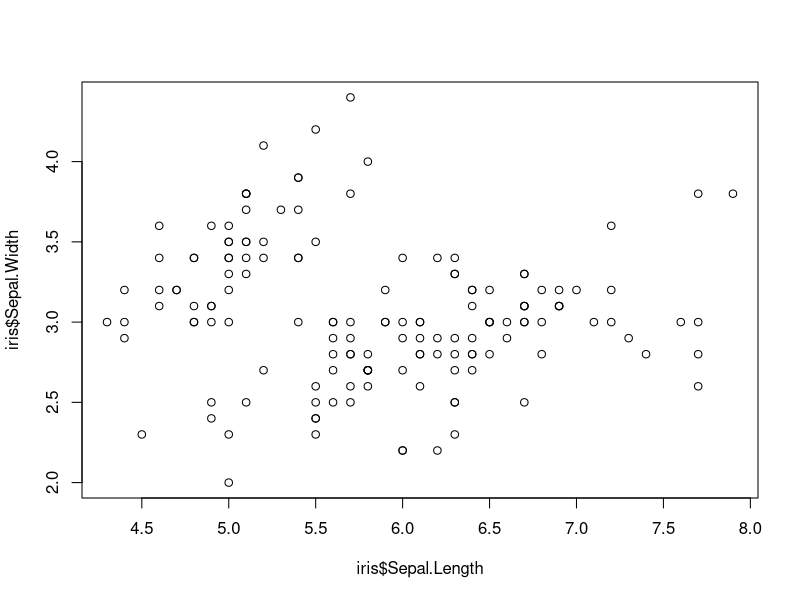
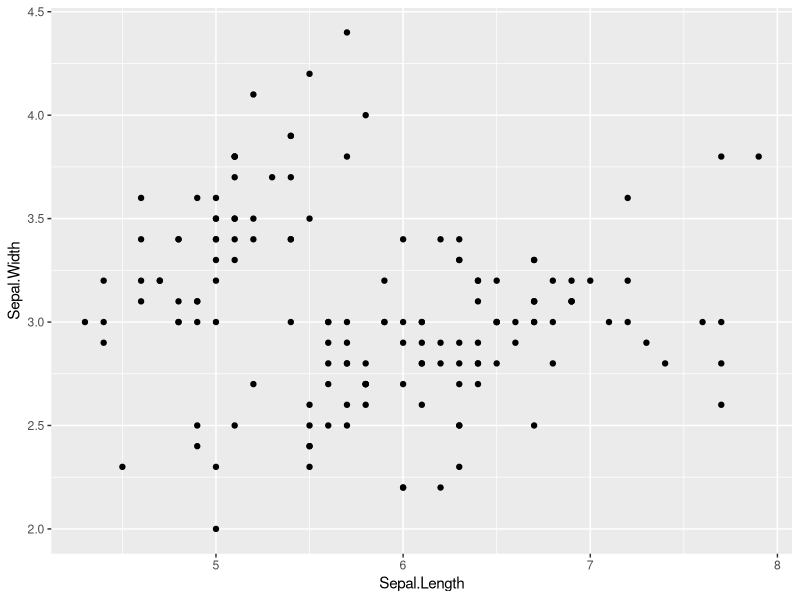
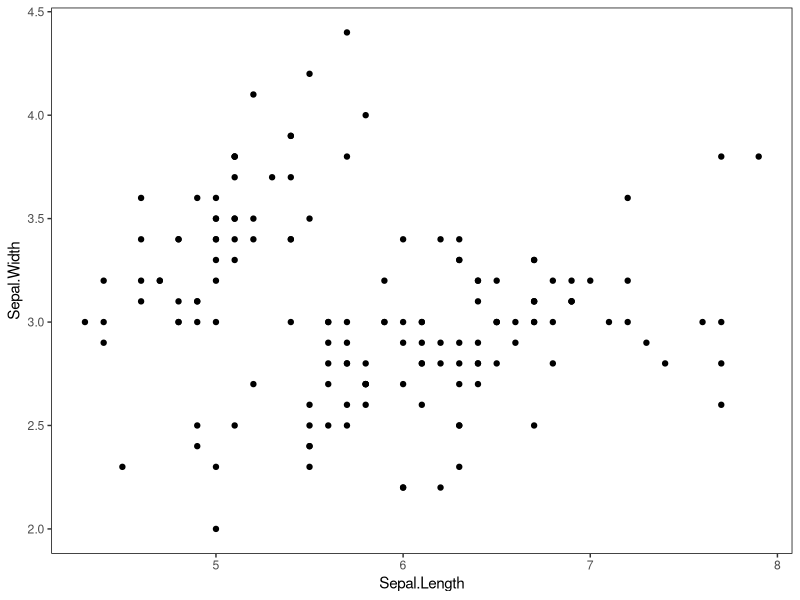
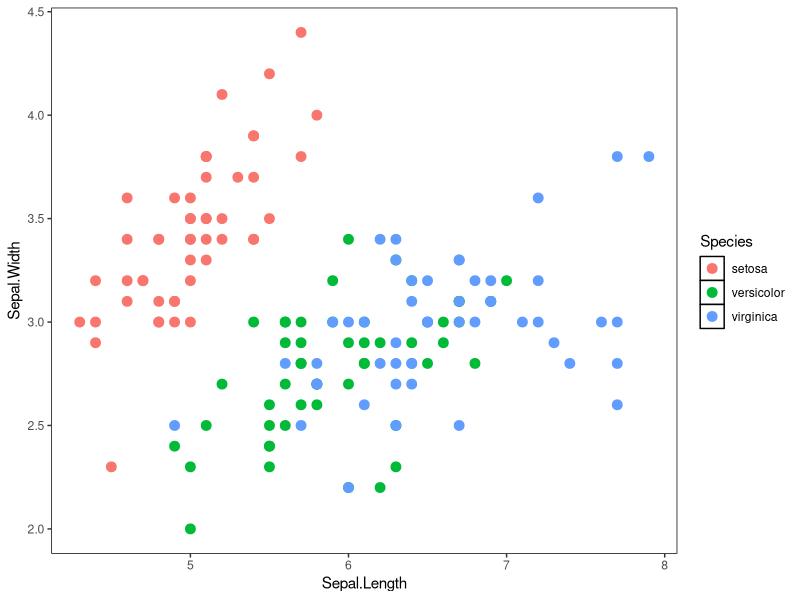

Write R code to recreate these figures, in order.

library(tidyverse)

#####################################
##### Part 1: for loops         #####
#####################################

#Using only data for iris versicolor
#write a for loop
#that produces a regression table
#for each of the following relationships

vers<-filter(iris,iris$Species=="versicolor") # This command subsets into versicolor only

#1. iris  sepal length x width
#2. iris  petal length x width
#3. iris sepal length x petal length

#I made a list of three function relationships, made an empty object, and then filled it with the summary of the three regressions
vers.list<-list(vers$Sepal.Length~vers$Sepal.Width,
                vers$Petal.Length~vers$Petal.Width,
                vers$Sepal.Length~vers$Petal.Length)

regress<-numeric(0) #empty object

for(i in 1:3) {regress<-summary(lm(vers.list[[i]])) #run the three vers.list functions inside of summary(lm(x)) and fill the object
  print(regress)
  }


#####################################
##### Part 2: data in dplyr     #####
#####################################

#use dplyr to join data of maximum height
#to a new iris data frame
height <- data.frame(Species = c("virginica","setosa","versicolor"),
					Height.cm = c(60,100,11.8))

#Left join adds height to the iris dataset by finding species in commmon
iris_new<-left_join(iris,height)


#####################################
##### Part 3: plots in ggplot2  #####
#####################################

#look at base R scatter plot
plot(iris$Sepal.Length,iris$Sepal.Width)

#3a. now make the same plot in ggplot 
ggplot(data=iris)+
  geom_point(mapping = aes(Sepal.Length,Sepal.Width))

#3b. make a scatter plot with ggplot and get rid of  busy grid lines
ggplot(data=iris,mapping = aes(Sepal.Length,Sepal.Width))+
  geom_point()+
  theme(panel.grid=element_blank(),panel.background = element_rect(fill = "white",colour = "black"))

#3c.make a scatter plot with ggplot and get rid of grid lines,
#show species by color, and increase the point size
ggplot(data=iris,mapping = aes(Sepal.Length,Sepal.Width,color=Species))+
  geom_point(size=3)+
  theme(panel.grid=element_blank(),panel.background = element_rect(fill = "white",colour = "black"))

#####################################
##### Question: how did         #####
##### arguments differ between  #####
##### plot and ggplot?          #####
#####################################		

#Answer on moodle page

